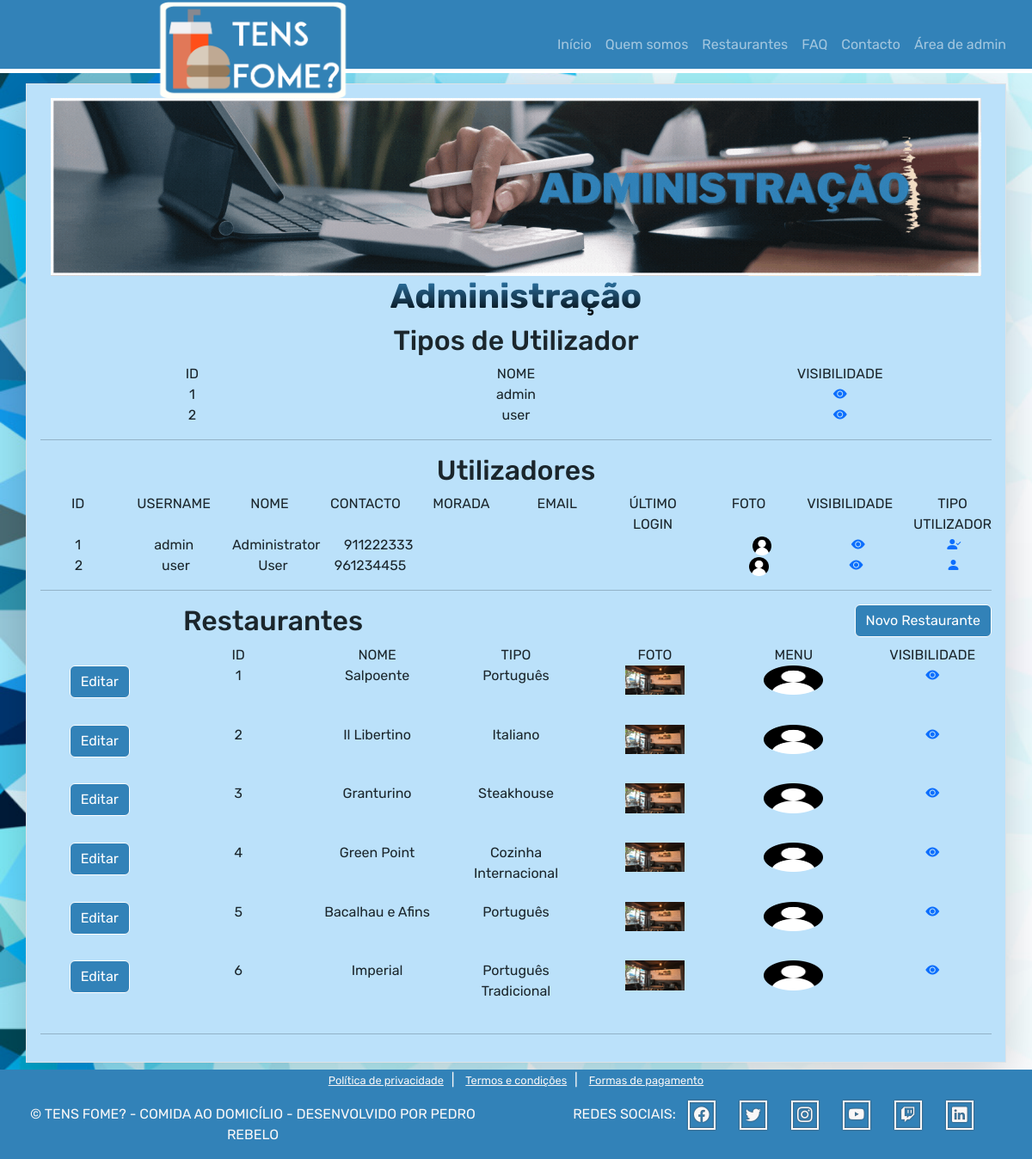
The page /index.php?p=administracao (signed in) on the database its author committed.
### tables this page shows
CREATE TABLE usertypes(
    id INT PRIMARY KEY AUTO_INCREMENT,
    name VARCHAR(255),
    visibility BIT DEFAULT 1
);

CREATE TABLE users (
    id INT PRIMARY KEY AUTO_INCREMENT,
    username VARCHAR(255) UNIQUE,
    password VARCHAR(255),
    email VARCHAR(255),
    name VARCHAR(255),
    address VARCHAR(255),
    contact INT,
    last_login VARCHAR(255),
    photo VARCHAR(255),
    status VARCHAR(255),
    visibility BIT DEFAULT 1,
    usertype_id INT NOT NULL DEFAULT 2,

    FOREIGN KEY (usertype_id) REFERENCES usertypes(id)
);

CREATE TABLE restaurants (
    id INT PRIMARY KEY AUTO_INCREMENT,
    name VARCHAR(255),
    type VARCHAR(255),
    photo VARCHAR(255),
    menu VARCHAR(255),
    visibility BIT DEFAULT 1
);

### index.php (called while the page is built, shortened)
<?php
  include("content/head.php");
  include('content/header.php');
  include ('routes/routes.php');
  include('content/footer.php');
?>

### db/getRestaurants.php (the view, shortened to what this page needs)
<?php
include('conn.php');
$sql = "SELECT * FROM restaurants";
$result = $conn->query($sql);
if ($result->num_rows > 0) {
    ?>
        <div class="row">
            <div class="col"></div>
            <div class="col">ID</div>
            <div class="col">NOME</div>
            <div class="col">TIPO</div>
            <div class="col">FOTO</div>
            <div class="col">MENU</div>
            <div class="col">VISIBILIDADE</div>
        </div>
    <?php
  while($row = $result->fetch_assoc()) {
    ?>
        <div class="row">
            <div class="col"><a href="index.php?p=editrestaurant&id=<?=$row['id']?>" class="btn btn-primary">Editar</a></div>
            <div class="col"><?=$row['id']?></div>
            <div class="col"><?=$row['name']?></div>
            <div class="col"><?=$row['type']?></div>
            <div class="col">
                <?php if($row['photo']=='') { ?>
                    <img class="w-50 h-50" src="img/restaurants/default.jpg" alt="">
                <?php }else{ ?>
                    <img class="w-50 h-50" src="img/restaurants/<?=$row['photo']?>" alt="">
                <?php } ?>
            </div>
            <div class="col">
                <?php if($row['menu']=='') { ?>
                    <img class="w-50 h-50" src="img/menu/default.png" alt="">
                <?php }else{ ?>
                    <img class="w-50 h-50" src="img/menu/<?=$row['menu']?>" alt="">
                <?php } ?>
            </div>
            <div class="col">
                <?php if($row['visibility']==1) { ?>
                    <a href="db/updateRestaurantVisibility.php?v=0&id=<?=$row['id']?>"><i class="bi bi-eye-fill"></i></a>
                <?php } else { ?>
                    <a href="db/updateRestaurantVisibility.php?v=1&id=<?=$row['id']?>"><i class="bi bi-eye-slash-fill"></i></a>
                <?php } ?>
            </div>
        </div>
    <?php
  }
}
?>

### db/getUserType.php (shortened to what this page needs)
<?php
include('conn.php');
$sql = "SELECT * FROM usertypes";
$result = $conn->query($sql);
if ($result->num_rows > 0) {
    ?>
        <div class="row">
            <div class="col">ID</div>
            <div class="col">NOME</div>
            <div class="col">VISIBILIDADE</div>
        </div>
    <?php
  while($row = $result->fetch_assoc()) {
    ?>
        <div class="row">
            <div class="col"><?=$row['id']?></div>
            <div class="col"><?=$row['name']?></div>
            <div class="col">
                <?php if($row['visibility']==1) { ?>
                    <a href="db/updateUserTypeVisibility.php?v=0&id=<?=$row['id']?>"><i class="bi bi-eye-fill"></i></a>
                <?php } else { ?>
                    <a href="db/updateUserTypeVisibility.php?v=1&id=<?=$row['id']?>"><i class="bi bi-eye-slash-fill"></i></a>
                <?php } ?>
            </div>
        </div>
    <?php
  }
}
?>

### db/getUsers.php (shortened to what this page needs)
<?php
include('conn.php');
$sql = "SELECT * FROM users";
$result = $conn->query($sql);
if ($result->num_rows > 0) {
    ?>
        <div class="row">
            <div class="col">ID</div>
            <div class="col">USERNAME</div>
            <div class="col">NOME</div>
            <div class="col">CONTACTO</div>
            <div class="col">MORADA</div>
            <div class="col">EMAIL</div>
            <div class="col">ÚLTIMO LOGIN</div>
            <div class="col">FOTO</div>
            <div class="col">VISIBILIDADE</div>
            <div class="col">TIPO UTILIZADOR</div>
        </div>
    <?php
  while($row = $result->fetch_assoc()) {
    ?>
        <div class="row">
            <div class="col"><?=$row['id']?></div>
            <div class="col"><?=$row['username']?></div>
            <div class="col"><?=$row['name']?></div>
            <div class="col"><?=$row['contact']?></div>
            <div class="col"><?=$row['address']?></div>
            <div class="col"><?=$row['email']?></div>
            <div class="col"><?=$row['last_login']?></div>
            <div class="col">
                <?php if($row['photo']=='') { ?>
                    <img class="w-25" src="img/user/default.png" alt="">
                <?php }else{ ?>
                    <img class="w-25" src="img/user/<?=$row['photo']?>" alt="">
                <?php } ?>
            </div>
            <div class="col">
                <?php if($row['visibility']==1) { ?>
                    <a href="db/updateUserVisibility.php?v=0&id=<?=$row['id']?>"><i class="bi bi-eye-fill"></i></a>
                <?php } else { ?>
                    <a href="db/updateUserVisibility.php?v=1&id=<?=$row['id']?>"><i class="bi bi-eye-slash-fill"></i></a>
                <?php } ?>
            </div>
            <div class="col">
                <?php if($row['usertype_id']==1) { ?>
                    <a href="db/updateUserType.php?v=2&id=<?=$row['id']?>"><i class="bi bi-person-check-fill"></i></a>
                <?php } else { ?>
                    <a href="db/updateUserType.php?v=1&id=<?=$row['id']?>"><i class="bi bi-person-fill"></i></a>
                <?php } ?>
            </div>
        </div>
    <?php
  }
}
?>

### css/style.css (style rules this page uses)
:root { --primcolor: #3282B8; --seccolor: #F9F7F7; --thrdcolor: #BBE1FA; --offcanvas-width: 100px; }
body { font-family: 'Rubik', sans-serif; background-image: url("../img/misc/background.jpg"); background-repeat: repeat; background-size: cover; background-color: #cccccc; }
.btn { background-color: var(--primcolor); border: 1; border-color: white; }

### rows shown on the page
usertypes: id "1", name "admin"
usertypes: id "2", name "user"
users: id "1", username "admin", name "Administrator", contact "911222333"
users: id "2", username "user", name "User", contact "961234455"
restaurants: id "1", name "Salpoente", type "Português"
restaurants: id "2", name "Il Libertino", type "Italiano"
restaurants: id "3", name "Granturino", type "Steakhouse"
restaurants: id "4", name "Green Point", type "Cozinha Internacional"
restaurants: id "5", name "Bacalhau e Afins", type "Português"
restaurants: id "6", name "Imperial", type "Português Tradicional"

### other values the page prints
$_SESSION['username'] "admin"
